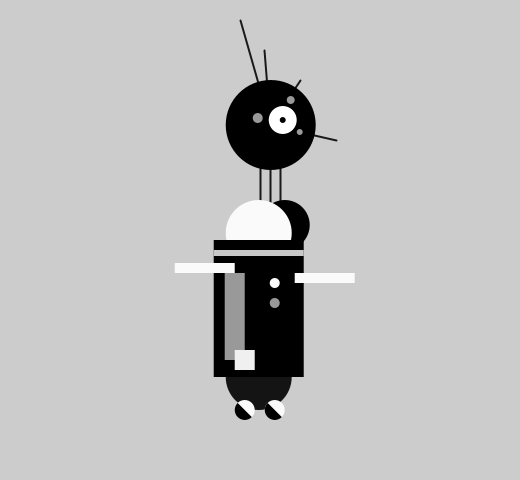
Frame 1 (no input)
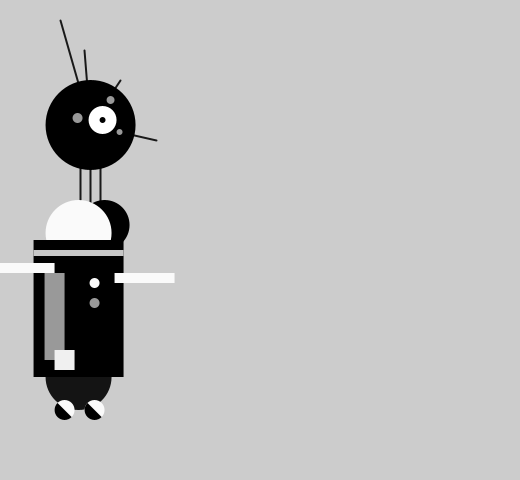
Frame 60 (the mouse pressed at the canvas centre just before this capture)
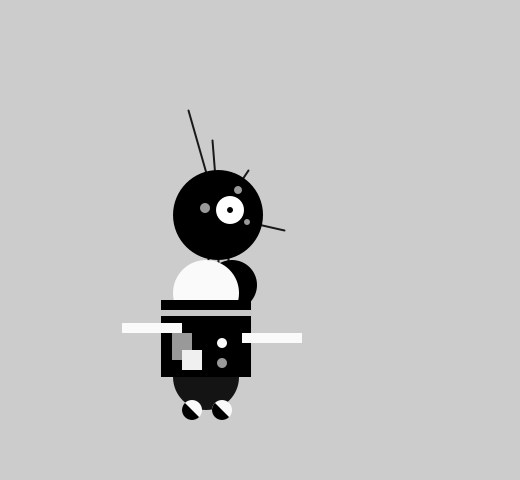
Frame 120 (the mouse held since frame 60 and released just before this capture)

The Processing sketch that drew these frames (run headless with seeded random() and noise(); from frame 60 on, the mouse is pressed at the canvas centre):

// Processing sketch: processing_55576
// ── processing_55576.pde




float x = 264;
float y = 420;
int bodyHeight = 180;
int neckHeight = 70;
int radius = 45;


float easing = 0.02;
void setup() {
  size(520, 480);
  smooth();
  strokeWeight(2);
  ellipseMode(RADIUS);
}

void draw() {
  
  int targetX = mouseX;
  x += (targetX - x) * easing;
  
  if (mousePressed) {
    neckHeight = 40;
    bodyHeight = 120;
  } else {
    neckHeight = 70;
    bodyHeight = 180;
  }
  float ny = y - bodyHeight - neckHeight - radius;
  
background(204);

// Neck
stroke(25);
line(x+12, y-bodyHeight, x+12, ny);
line(x+2, y-bodyHeight, x+2, ny);
line(x+22, y-bodyHeight, x+22, ny);

// Antennae
line(x+12, ny, x-18, ny-105);
line(x+12, ny, x+6, ny-75);
line(x+12, ny, x+42, ny-45);
line(x+12, ny, x+78, ny+15);

// Body
noStroke();
fill(0);
ellipse(x+26, y-bodyHeight-15, radius-20, radius-20);
fill(20);
ellipse(x, y-43, radius-12, radius-12);
fill(250);
ellipse(x, y-bodyHeight-7, radius-12, radius-12);
fill(0);
rect(x-45, y-bodyHeight, 90, bodyHeight-43);
fill(200);
rect(x-45, y-bodyHeight+10, 90, 6);
fill(250);
rect(x-84, y-bodyHeight+23, 60, 10);
fill(250);
rect(x+36, y-bodyHeight+33, 60, 10);
fill(250);
ellipse(x+16, y-bodyHeight+43, radius-40, radius-40);
fill(153);
ellipse(x+16, y-bodyHeight+63, radius-40, radius-40);
fill(153);
rect(x-34, y-bodyHeight+33, 20, bodyHeight-93);
fill(240);
rect(x-24, y-70, 20, 20);
fill(250);
ellipse(x-14, y-10, radius-35, radius-35);
fill(250);
ellipse(x+16, y-10, radius-35, radius-35);
fill(0);
arc(x+16, y-10, radius-35, radius-35, QUARTER_PI, PI+QUARTER_PI);
fill(0);
arc(x-14, y-10, radius-35, radius-35, QUARTER_PI, PI+QUARTER_PI);

// Head
fill(0);
ellipse(x+12, ny, radius, radius);
fill(255);
ellipse(x+24, ny-5, radius-31, radius-31);
fill(0);
ellipse(x+24, ny-5, radius-42, radius-42);
fill(153);
ellipse(x-1, ny-7, radius-40, radius-40);
ellipse(x+32, ny-25, radius-41, radius-41);
ellipse(x+41, ny+7, radius-42, radius-42);
}
